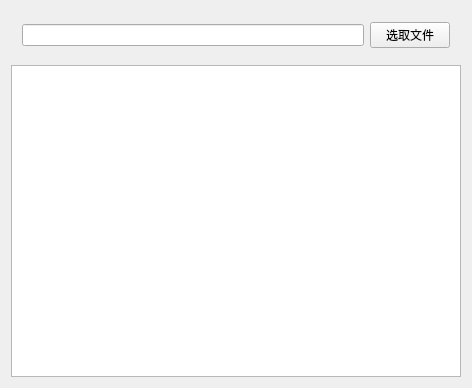
<?xml version="1.0" encoding="UTF-8"?>
<ui version="4.0">
 <class>Widget</class>
 <widget class="QWidget" name="Widget">
  <property name="geometry">
   <rect>
    <x>0</x>
    <y>0</y>
    <width>472</width>
    <height>388</height>
   </rect>
  </property>
  <property name="windowTitle">
   <string>Widget</string>
  </property>
  <layout class="QVBoxLayout" name="verticalLayout">
   <item>
    <widget class="QWidget" name="widget" native="true">
     <layout class="QHBoxLayout" name="horizontalLayout">
      <item>
       <widget class="QLineEdit" name="lineEdit"/>
      </item>
      <item>
       <widget class="QPushButton" name="pushButton">
        <property name="text">
         <string>选取文件</string>
        </property>
       </widget>
      </item>
     </layout>
    </widget>
   </item>
   <item>
    <widget class="QTextEdit" name="textEdit"/>
   </item>
  </layout>
 </widget>
 <layoutdefault spacing="6" margin="11"/>
 <resources/>
 <connections/>
</ui>
